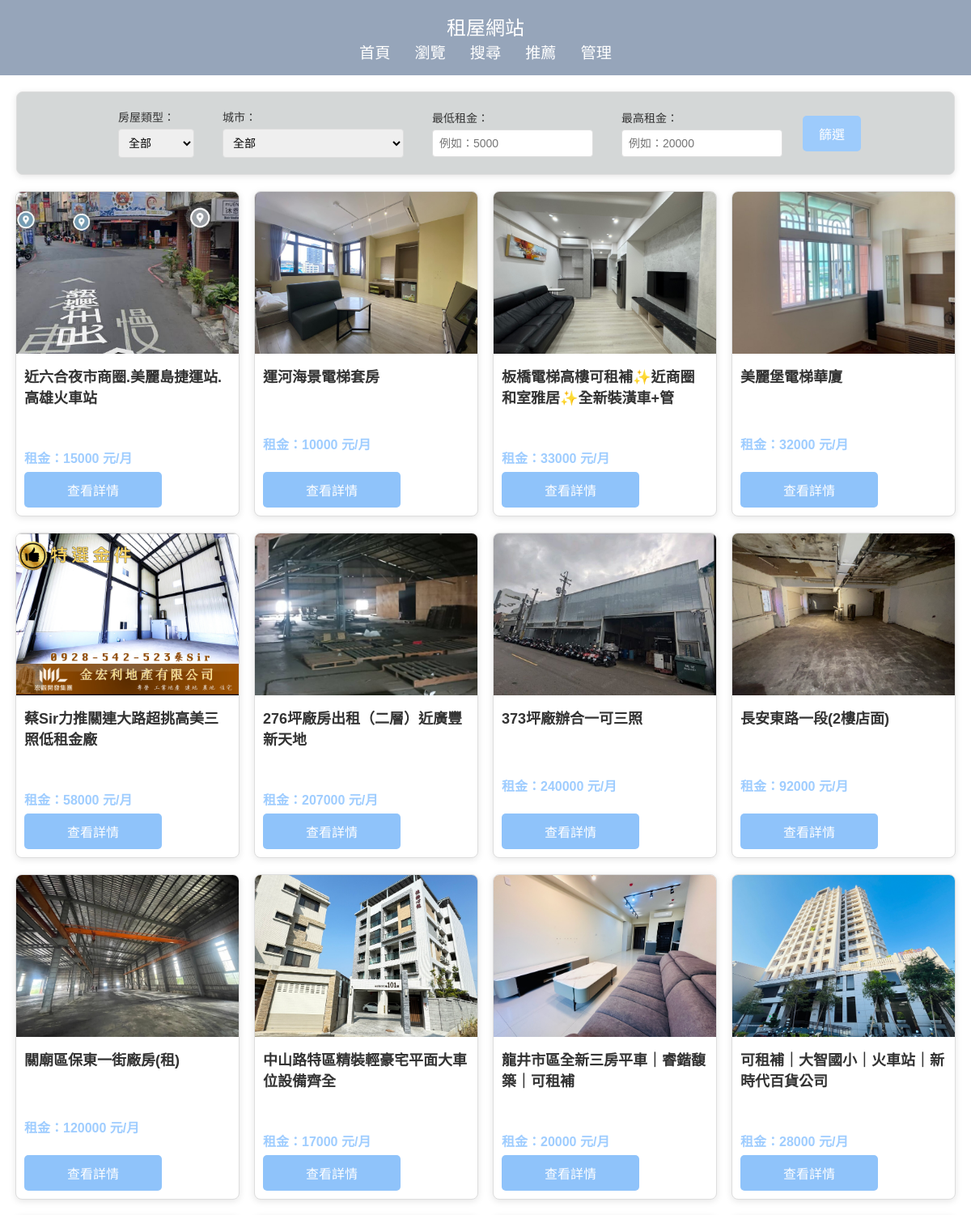
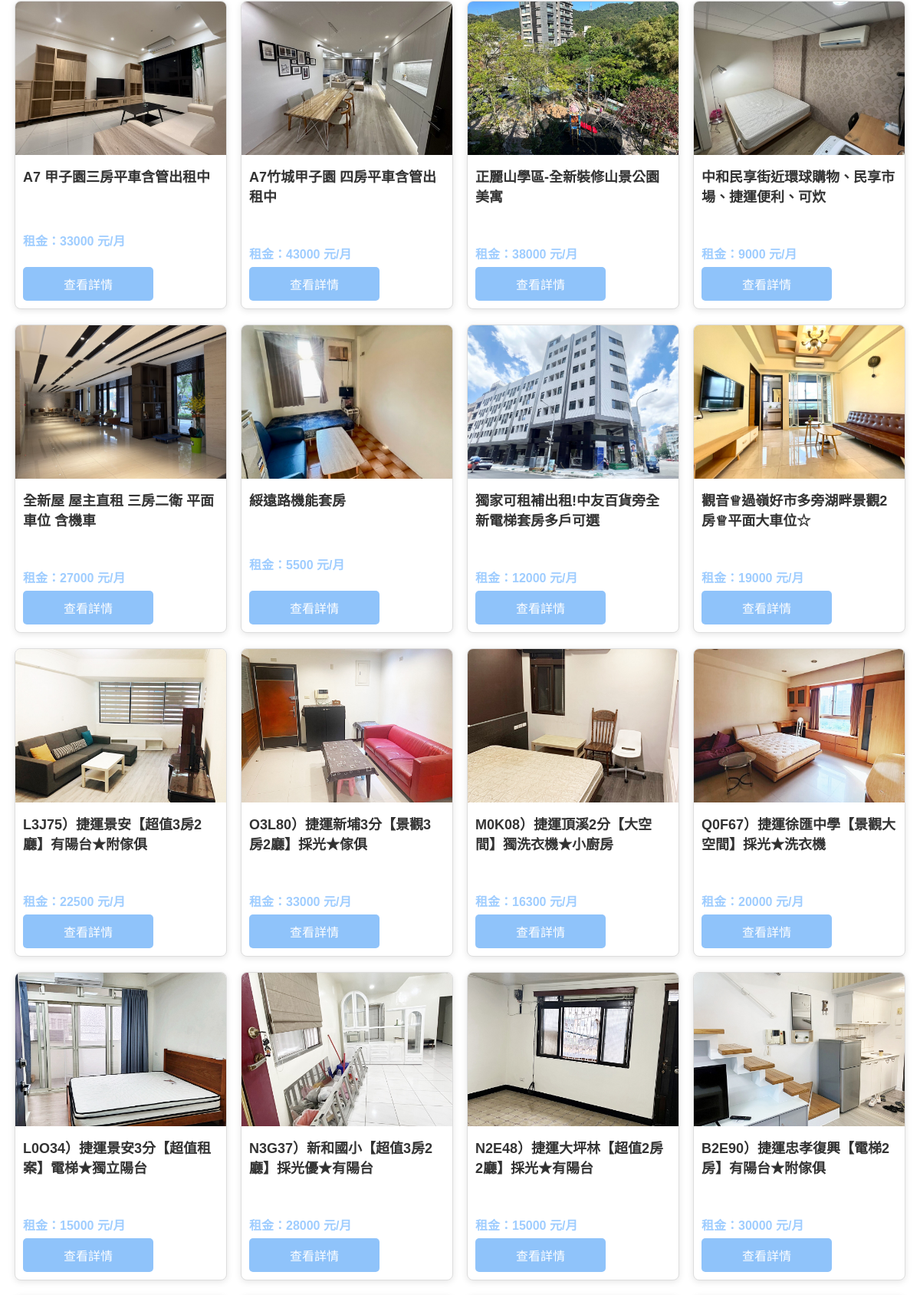
Screenshot of /browse (upper part) with the database file from the repository (2 pictures, top to bottom).
### tables this page shows
CREATE TABLE listings (
        id INTEGER PRIMARY KEY AUTOINCREMENT,
        title TEXT,
        description TEXT,
        price INTEGER,
        size INTEGER,
        age INTEGER,
        floors INTEGER,
        bedroom INTEGER,
        city TEXT,
        location TEXT,
        district TEXT,
        house_type TEXT,
        pattern TEXT,
        tags TEXT,
        environment TEXT,
        url TEXT,
        image TEXT
    , CP_value REAL DEFAULT 0);

### app.py (the view)
@app.route('/browse', methods=['GET', 'POST'])
def browse():
    if request.method == 'POST':
        filter_type = request.form.get('type')
        filter_city = request.form.get('city')
        min_rent = request.form.get('min_rent')
        max_rent = request.form.get('max_rent')
    else:
        filter_type = None
        filter_city = None
        min_rent = None
        max_rent = None
    listings = query_listings(filter_type, filter_city, min_rent, max_rent)
    cities, types = get_filter_options()
    return render_template('browse.html', listings=listings, filter_type=filter_type, filter_city=filter_city,
                           min_rent=min_rent, max_rent=max_rent, cities=cities, types=types)

### app.py (called while the page is built)
def get_db_connection():
    database_path = os.path.join(app.root_path, 'data', 'database.db')
    conn = sqlite3.connect(database_path)
    conn.row_factory = sqlite3.Row
    return conn

def query_listings(filter_type=None, filter_city=None, min_rent=None, max_rent=None):
    conn = get_db_connection()
    query = """
        SELECT id, title, description, image, house_type, city, price, location, CP_value, district
        FROM listings
        WHERE 1=1
    """
    params = []
    if filter_type:
        query += " AND house_type = ?"
        params.append(filter_type)
    if filter_city:
        query += " AND city = ?"
        params.append(filter_city)
    if min_rent:
        query += " AND price >= ?"
        params.append(min_rent)
    if max_rent:
        query += " AND price <= ?"
        params.append(max_rent)
    listings = conn.execute(query, params).fetchall()
    conn.close()
    return listings

def get_filter_options():
    conn = get_db_connection()
    cities = conn.execute("SELECT DISTINCT city FROM listings").fetchall()
    types = conn.execute("SELECT DISTINCT house_type FROM listings").fetchall()
    conn.close()
    cities = [city['city'] for city in cities]
    types = [type_['house_type'] for type_ in types]
    return cities, types

### templates/browse.html (shortened to what this page needs)
<!DOCTYPE html>
<html lang="zh-Hant">
<head>
    <link rel="stylesheet" href="{{ url_for('static', filename='style.css') }}">
    <link rel="stylesheet" href="{{ url_for('static', filename='browse_style.css') }}">
</head>
<body>
    {% include 'layout/header.html' %}
    <main>
        <form method="POST" class="filter-form">
            <div class="filter-group">
                <label for="type">房屋類型：</label>
                <select name="type" id="type">
                    <option value="">全部</option>
                </select>
            </div>
            <div class="filter-group">
                <label for="city">城市：</label>
                <select name="city" id="city">
                    <option value="">全部</option>
                </select>
            </div>
            <div class="filter-group">
                <label for="min_rent">最低租金：</label>
                <input type="number" name="min_rent" id="min_rent" value="{{ min_rent or '' }}" placeholder="例如：5000">
            </div>
            <div class="filter-group">
                <label for="max_rent">最高租金：</label>
                <input type="number" name="max_rent" id="max_rent" value="{{ max_rent or '' }}" placeholder="例如：20000">
            </div>
            <button type="submit" class="filter-submit">篩選</button>
        </form>
        <div class="cards">
            {% for listing in listings %}
            <div class="card">
                <div class="card-image">
                    <img src="{{ url_for('static', filename='images/' + listing['image']) }}" alt="房屋圖片" loading="lazy">
                </div>
                <div class="card-content">
                    <h3>{{ listing['title'] }}</h3>
                    <p>{{ listing['description'] }}</p>
                    <p class="rent">租金：{{ listing['price'] }} 元/月</p>
                    <a href="{{ url_for('detail', id=listing['id']) }}">查看詳情</a>
                </div>
            </div>
            {% endfor %}
        </div>
    </main>
</body>
</html>

### templates/layout/header.html
<header>
    <div class="logo">租屋網站</div>
    <nav>
        <ul>
            <li><a href="/">首頁</a></li>
            <li><a href="/browse">瀏覽</a></li>
            <li><a href="/search">搜尋</a></li>
            <li><a href="/recommender">推薦</a></li>
            <li><a href="/manage">管理</a></li>
        </ul>
    </nav>
</header>

### static/style.css (style rules this page uses)
body { font-family: 'Comic Sans MS', sans-serif,'Papyrus', cursive; background-color: #ffffff; margin: 0; padding: 0; color: #173543; display: flex; flex-direction: column; min-height: 100vh; }
html, body { height: 100%; margin: 0; }
header { background-color: #96a5ba; color: white; padding: 15px; text-align: center; display: flex; flex-direction: column; align-items: center; }
header .logo { font-size: 1.5rem; }
nav ul { list-style: none; padding: 0; margin: 0; display: flex; }
nav ul li { margin: 0 15px; }
nav ul li a { color: white; text-decoration: none; font-size: 1.2rem; }
form { margin-bottom: 20px; display: flex; gap: 10px; align-items: center; flex-wrap: wrap; }

### static/browse_style.css (style rules this page uses)
.cards { display: grid; grid-template-columns: repeat(auto-fill, minmax(250px, 1fr)); gap: 20px; justify-items: center; margin: 20px; }
.card { display: flex; flex-direction: column; background-color: #ffffff; border: 1px solid #ddd; border-radius: 8px; box-shadow: 0 2px 8px rgba(0, 0, 0, 0.1); height: 400px; width: 100%; display: flex; overflow: hidden }
.card-image img { width: 100%; height: 200px; object-fit: cover; }
.card-content { display: flex; flex-direction: column; flex: 1 0 auto; padding: 10px; }
.card-content h3 { flex: 0 0 20%; font-size: 18px; height: 100%; margin: 0; color: #333; }
.card-content p { flex: 0 0 20%; height: 100%; font-size: 14px; margin: 0 10px 10px; color: #666; }
.card-content .rent { flex: 0 0 5%; font-size: 16px; font-weight: bold; color: #9fcdff; margin: 5px 0; }
.card-content a { flex: 0 0 5%; width: 150px; text-align: center; background-color: #8fc3fa; color: #fff; padding: 10px; text-decoration: none; border-radius: 5px; margin-top: auto; }
.filter-form { display: flex; flex-wrap: wrap; gap: 15px; justify-content: center; padding: 20px; background-color: #d4d7d7; border: 1px solid #ddd; border-radius: 8px; margin: 20px; box-shadow: 0 2px 8px rgba(0, 0, 0, 0.1); font-family:Arial, Helvetica, sans-serif; }
.filter-group { display: flex; flex-direction: column; margin: 0 10px; }
.filter-group label { font-size: 14px; margin-bottom: 5px; color: #333; }
.filter-group input, .filter-group select { padding: 8px; border: 1px solid #ddd; border-radius: 4px; font-size: 14px; }
.filter-submit { background-color: #9dcbfc; color: #fff; padding: 10px 20px; font-size: 16px; border: none; border-radius: 5px; cursor: pointer; transition: background-color 0.3s ease; }

### rows the page displays
listings: image (picture), title "近六合夜市商圈.美麗島捷運站.高雄火車站", price "15000"
listings: image (picture), title "運河海景電梯套房", price "10000"
listings: image (picture), title "板橋電梯高樓可租補✨近商圈和室雅居✨全新裝潢車+管", price "33000"
listings: image (picture), title "美麗堡電梯華廈", price "32000"
listings: image (picture), title "蔡Sir力推關連大路超挑高美三照低租金廠", price "58000"
listings: image (picture), title "276坪廠房出租（二層）近廣豐新天地", price "207000"
listings: image (picture), title "373坪廠辦合一可三照", price "240000"
listings: image (picture), title "長安東路一段(2樓店面)", price "92000"
listings: image (picture), title "關廟區保東一街廠房(租)", price "120000"
listings: image (picture), title "中山路特區精裝輕豪宅平面大車位設備齊全", price "17000"
listings: image (picture), title "龍井市區全新三房平車｜睿鍇馥築｜可租補", price "20000"
listings: image (picture), title "可租補｜大智國小｜火車站｜新時代百貨公司", price "28000"
listings: image (picture), title "A7 甲子園三房平車含管出租中", price "33000"
listings: image (picture), title "A7竹城甲子園 四房平車含管出租中", price "43000"
listings: image (picture), title "正麗山學區-全新裝修山景公園美寓", price "38000"
listings: image (picture), title "中和民享街近環球購物、民享市場、捷運便利、可炊", price "9000"
listings: image (picture), title "全新屋 屋主直租 三房二衛 平面車位 含機車", price "27000"
listings: image (picture), title "綏遠路機能套房", price "5500"
listings: image (picture), title "獨家可租補出租!中友百貨旁全新電梯套房多戶可選", price "12000"
listings: image (picture), title "觀音♕過嶺好市多旁湖畔景觀2房♕平面大車位☆", price "19000"
listings: image (picture), title "L3J75）捷運景安【超值3房2廳】有陽台★附傢俱", price "22500"
listings: image (picture), title "O3L80）捷運新埔3分【景觀3房2廳】採光★傢俱", price "33000"
listings: image (picture), title "M0K08）捷運頂溪2分【大空間】獨洗衣機★小廚房", price "16300"
listings: image (picture), title "Q0F67）捷運徐匯中學【景觀大空間】採光★洗衣機", price "20000"
listings: image (picture), title "L0O34）捷運景安3分【超值租案】電梯★獨立陽台", price "15000"
listings: image (picture), title "N3G37）新和國小【超值3房2廳】採光優★有陽台", price "28000"
listings: image (picture), title "N2E48）捷運大坪林【超值2房2廳】採光★有陽台", price "15000"
listings: image (picture), title "B2E90）捷運忠孝復興【電梯2房】有陽台★附傢俱", price "30000"
